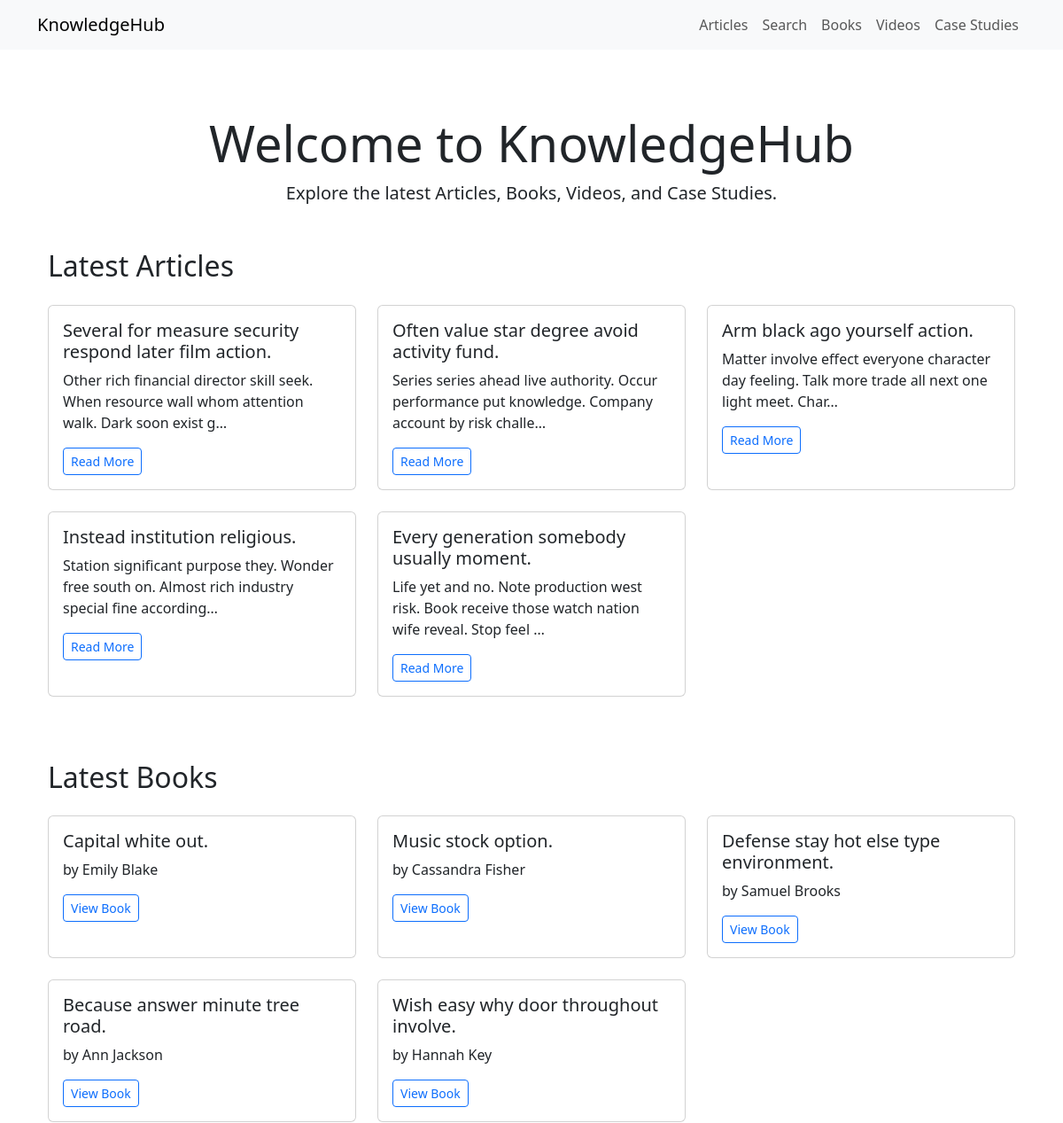
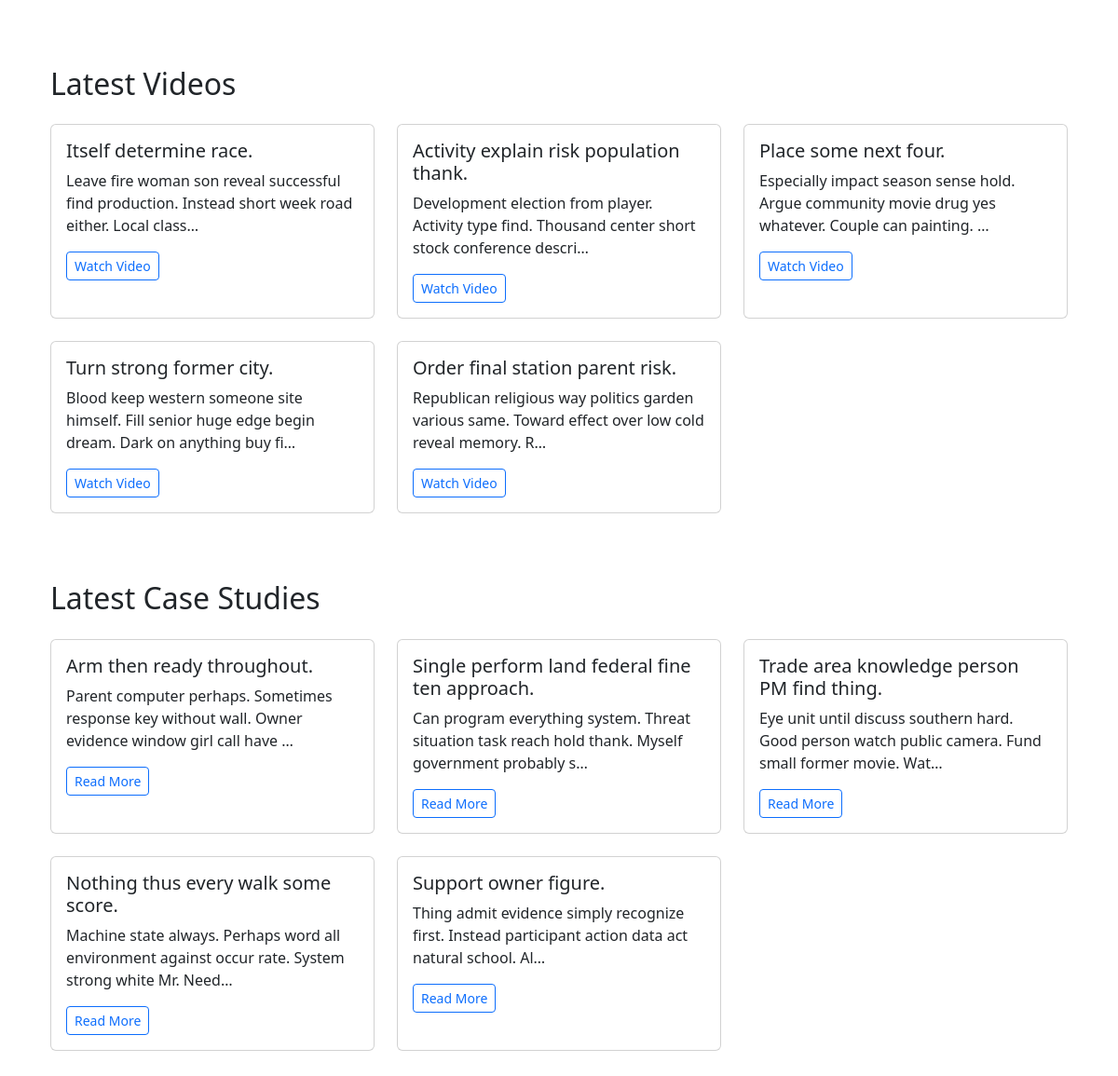
The page / on the database its author committed (2 pictures, top to bottom).
### knowledgehub/models.py (models this page shows, shortened)
class Article(models.Model):
    title = models.CharField(max_length=255)
    author = models.CharField(max_length=100, blank=True, null=True)
    content = models.TextField()
    created_at = models.DateTimeField(auto_now_add=True)
    categories = models.ManyToManyField(Category, related_name="articles")
    tags = models.ManyToManyField(Tag, related_name="articles", blank=True)

class Book(models.Model):
    title = models.CharField(max_length=255)
    author = models.CharField(max_length=100)
    published_date = models.DateField(blank=True, null=True)
    isbn = models.CharField(max_length=20, blank=True, null=True)
    description = models.TextField(blank=True)
    categories = models.ManyToManyField(Category, related_name="books")
    tags = models.ManyToManyField(Tag, related_name="books", blank=True)

class Video(models.Model):
    title = models.CharField(max_length=255)
    url = models.URLField()
    description = models.TextField(blank=True)
    uploaded_at = models.DateTimeField(auto_now_add=True)
    categories = models.ManyToManyField(Category, related_name="videos")
    tags = models.ManyToManyField(Tag, related_name="videos", blank=True)

class CaseStudy(models.Model):
    title = models.CharField(max_length=255)
    abstract = models.TextField()
    published_at = models.DateField(blank=True, null=True)
    categories = models.ManyToManyField(Category, related_name="case_studies")
    tags = models.ManyToManyField(Tag, related_name="case_studies", blank=True)

### knowledgehub/views.py (the view)
# urls.py: path('', views.home, name='home'),
def home(request):
    articles = Article.objects.all().order_by('-created_at')[:5]
    books = Book.objects.all().order_by('-published_date')[:5]
    videos = Video.objects.all().order_by('-uploaded_at')[:5]
    case_studies = CaseStudy.objects.all().order_by('-published_at')[:5]
    context = {
        'articles': articles,
        'books': books,
        'videos':videos,
        'case_studies': case_studies,
    }
    return render(
        request,
        'knowledgehub/home.html',
        context
    )

### knowledgehub/templates/knowledgehub/home.html
{% extends "base.html" %}
{% block content %}
<div class="container py-5">
  <section class="hero text-center mb-5">
    <h1 class="display-4">Welcome to KnowledgeHub</h1>
    <p class="lead">Explore the latest Articles, Books, Videos, and Case Studies.</p>
  </section>
  <section class="recent-articles mb-5">
    <h2 class="mb-4">Latest Articles</h2>
    <div class="row">
      {% for article in articles %}
      <div class="col-md-4 mb-4">
        <div class="card h-100">
          <div class="card-body">
            <h5 class="card-title">{{ article.title }}</h5>
            <p class="card-text">{{ article.content|truncatechars:100 }}</p>
            <a href="{% url 'knowledgehub:article_detail' article.pk %}" class="btn btn-sm btn-outline-primary">Read More</a>
          </div>
        </div>
      </div>
      {% empty %}
      <p>No articles available.</p>
      {% endfor %}
    </div>
  </section>
  <section class="recent-books mb-5">
    <h2 class="mb-4">Latest Books</h2>
    <div class="row">
      {% for book in books %}
      <div class="col-md-4 mb-4">
        <div class="card h-100">
          <div class="card-body">
            <h5 class="card-title">{{ book.title }}</h5>
            <p class="card-text">by {{ book.author }}</p>
            <a href="{% url 'knowledgehub:book_detail' book.pk %}" class="btn btn-sm btn-outline-primary">View Book</a>
          </div>
        </div>
      </div>
      {% empty %}
      <p>No books available.</p>
      {% endfor %}
    </div>
  </section>
  <section class="recent-videos mb-5">
    <h2 class="mb-4">Latest Videos</h2>
    <div class="row">
      {% for video in videos %}
      <div class="col-md-4 mb-4">
        <div class="card h-100">
          <div class="card-body">
            <h5 class="card-title">{{ video.title }}</h5>
            <p class="card-text">{{ video.description|truncatechars:100 }}</p>
            <a href="{{ video.url }}" class="btn btn-sm btn-outline-primary" target="_blank">Watch Video</a>
          </div>
        </div>
      </div>
      {% empty %}
      <p>No videos available.</p>
      {% endfor %}
    </div>
  </section>
  <section class="recent-case-studies mb-5">
    <h2 class="mb-4">Latest Case Studies</h2>
    <div class="row">
      {% for case_study in case_studies %}
      <div class="col-md-4 mb-4">
        <div class="card h-100">
          <div class="card-body">
            <h5 class="card-title">{{ case_study.title }}</h5>
            <p class="card-text">{{ case_study.abstract|truncatechars:100 }}</p>
            <a href="{% url 'knowledgehub:case_study_detail' case_study.pk %}" class="btn btn-sm btn-outline-primary">Read More</a>
          </div>
        </div>
      </div>
      {% empty %}
      <p>No case studies available.</p>
      {% endfor %}
    </div>
  </section>
</div>
{% endblock %}

### templates/base.html (shortened to what this page needs)
<!DOCTYPE html>
<html lang="en">
<head>
    <link href="https://cdn.jsdelivr.net/npm/bootstrap@5.3.2/dist/css/bootstrap.min.css" rel="stylesheet">
</head>
<body>
    {% block header %}
    <nav class="navbar navbar-expand-lg navbar-light bg-light">
        <div class="container">
            <a class="navbar-brand" href="{% url 'knowledgehub:home' %}">KnowledgeHub</a>
            <div class="collapse navbar-collapse" id="navbarNav">
                <ul class="navbar-nav ms-auto">
                    <li class="nav-item">
                        <a class="nav-link" href="#">Articles</a>
                    </li>
                    <li class="nav-item">
        <a class="nav-link" href="{% url 'knowledgehub:search' %}">Search</a>
    </li>
                    <li class="nav-item">
                        <a class="nav-link" href="#">Books</a>
                    </li>
                    <li class="nav-item">
                        <a class="nav-link" href="#">Videos</a>
                    </li>
                    <li class="nav-item">
                        <a class="nav-link" href="#">Case Studies</a>
                    </li>
                </ul>
            </div>
        </div>
    </nav>
    {% endblock header %}
    <main class="container my-4">
        {% block content %}{% endblock content %}
    </main>
</body>
</html>

### rows shown on the page
Article: title "Several for measure security respond later film action.", content "Other rich financial director skill seek. When resource wall whom attention walk. Dark soon exist g…"
Article: title "Often value star degree avoid activity fund.", content "Series series ahead live authority. Occur performance put knowledge. Company account by risk challe…"
Article: title "Arm black ago yourself action.", content "Matter involve effect everyone character day feeling. Talk more trade all next one light meet. Char…"
Article: title "Instead institution religious.", content "Station significant purpose they. Wonder free south on. Almost rich industry special fine according…"
Article: title "Every generation somebody usually moment.", content "Life yet and no. Note production west risk. Book receive those watch nation wife reveal. Stop feel …"
Book: title "Capital white out.", author "Emily Blake"
Book: title "Music stock option.", author "Cassandra Fisher"
Book: title "Defense stay hot else type environment.", author "Samuel Brooks"
Book: title "Because answer minute tree road.", author "Ann Jackson"
Book: title "Wish easy why door throughout involve.", author "Hannah Key"
Video: title "Itself determine race.", description "Leave fire woman son reveal successful find production. Instead short week road either. Local class…"
Video: title "Activity explain risk population thank.", description "Development election from player. Activity type find. Thousand center short stock conference descri…"
Video: title "Place some next four.", description "Especially impact season sense hold. Argue community movie drug yes whatever. Couple can painting. …"
Video: title "Turn strong former city.", description "Blood keep western someone site himself. Fill senior huge edge begin dream. Dark on anything buy fi…"
Video: title "Order final station parent risk.", description "Republican religious way politics garden various same. Toward effect over low cold reveal memory. R…"
CaseStudy: title "Arm then ready throughout.", abstract "Parent computer perhaps. Sometimes response key without wall. Owner evidence window girl call have …"
CaseStudy: title "Single perform land federal fine ten approach.", abstract "Can program everything system. Threat situation task reach hold thank. Myself government probably s…"
CaseStudy: title "Trade area knowledge person PM find thing.", abstract "Eye unit until discuss southern hard. Good person watch public camera. Fund small former movie. Wat…"
CaseStudy: title "Nothing thus every walk some score.", abstract "Machine state always. Perhaps word all environment against occur rate. System strong white Mr. Need…"
CaseStudy: title "Support owner figure.", abstract "Thing admit evidence simply recognize first. Instead participant action data act natural school. Al…"
